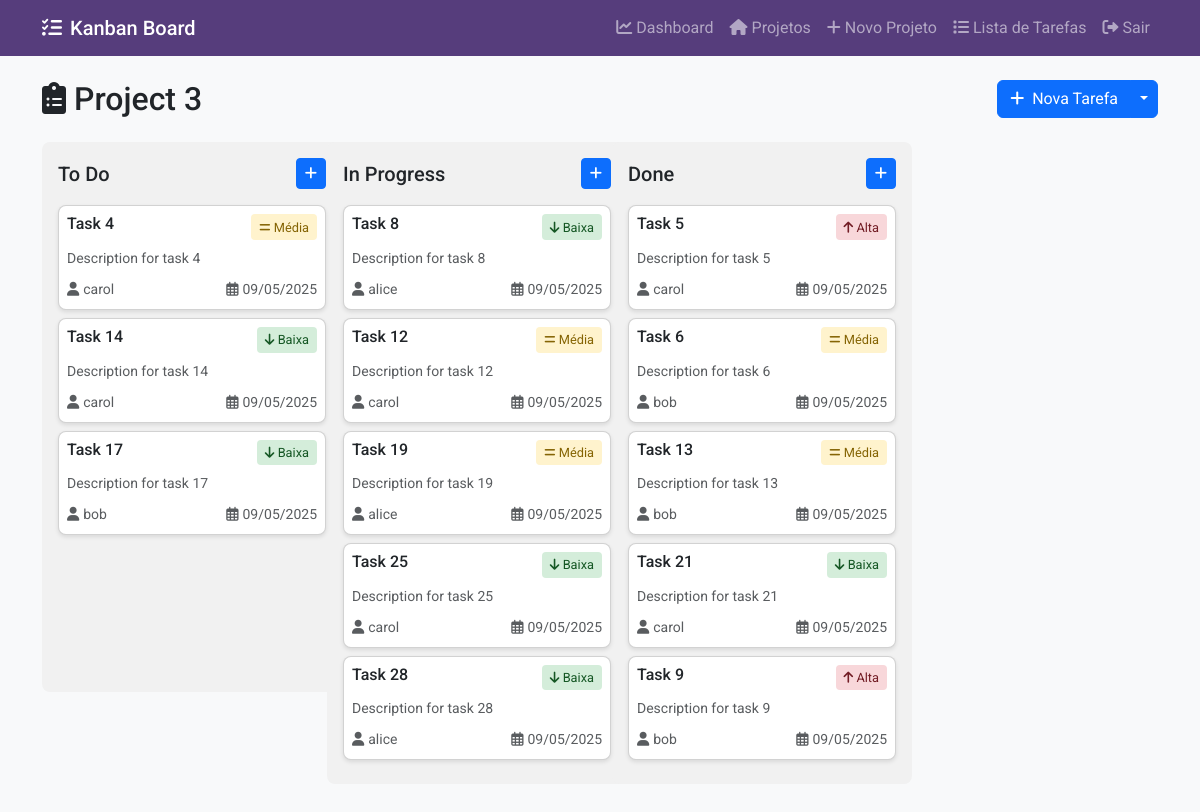
The page /project/4/ (signed in) on the database its author committed.
### boards/models.py (models this page shows, shortened)
class Project(models.Model):
    title = models.CharField(max_length=200)
    description = models.TextField(blank=True)
    created_at = models.DateTimeField(auto_now_add=True)
    owner = models.ForeignKey(User, on_delete=models.CASCADE, related_name='owned_projects')
    members = models.ManyToManyField(User, related_name='member_projects')
    class Meta:
        ordering = ['-created_at']

class Column(models.Model):
    title = models.CharField(max_length=100)
    project = models.ForeignKey(Project, on_delete=models.CASCADE, related_name='columns')
    order = models.PositiveIntegerField(default=0)
    created_at = models.DateTimeField(auto_now_add=True)
    class Meta:
        ordering = ['order']

class Task(models.Model):
    LABEL_CHOICES = [
        ('low', 'Baixa Prioridade'),
        ('medium', 'Média Prioridade'),
        ('high', 'Alta Prioridade'),
    ]
    STATUS_CHOICES = [
        ('todo', 'A Fazer'),
        ('in_progress', 'Em Andamento'),
        ('done', 'Concluído'),
    ]
    title = models.CharField(max_length=200)
    description = models.TextField(blank=True)
    column = models.ForeignKey(Column, on_delete=models.CASCADE, related_name='tasks')
    created_by = models.ForeignKey(User, on_delete=models.CASCADE, related_name='created_tasks')
    assigned_to = models.ForeignKey(User, on_delete=models.SET_NULL, null=True, blank=True, related_name='assigned_tasks')
    due_date = models.DateField(null=True, blank=True)
    created_at = models.DateTimeField(auto_now_add=True)
    order = models.PositiveIntegerField(default=0)
    label = models.CharField(max_length=10, choices=LABEL_CHOICES, default='medium')
    status = models.CharField(max_length=20, choices=STATUS_CHOICES, default='todo')
    class Meta:
        ordering = ['order', 'created_at']

### boards/views.py (the view)
# urls.py: path('project/<int:pk>/', views.ProjectDetailView.as_view(), name='project-detail'),
class ProjectDetailView(LoginRequiredMixin, UserPassesTestMixin, DetailView):
    model = Project
    template_name = 'kanban/board.html'
    context_object_name = 'project'
    def test_func(self):
        project = self.get_object()
        return self.request.user == project.owner or self.request.user in project.members.all()
    def get_context_data(self, **kwargs):
        context = super().get_context_data(**kwargs)
        context['columns'] = self.object.columns.all()
        return context

### templates/kanban/board.html (shortened to what this page needs)
{% extends 'base.html' %}
{% load crispy_forms_tags %}
{% block content %}
<div class="d-flex justify-content-between align-items-center mb-4">
    <h2 class="mb-0">
        <i class="fas fa-clipboard-list me-2"></i>{{ project.title }}
    </h2>
    <div class="btn-group">
        <button type="button" class="btn btn-primary" data-bs-toggle="modal" data-bs-target="#newTaskModal">
            <i class="fas fa-plus me-2"></i>Nova Tarefa
        </button>
        <button type="button" class="btn btn-primary dropdown-toggle dropdown-toggle-split" data-bs-toggle="dropdown"></button>
    </div>
</div>
<div class="board-container">
    <div class="row flex-nowrap overflow-auto pb-3">
        {% for column in columns %}
        <div class="col-12 col-md-3">
            <div class="column" data-column-id="{{ column.id }}">
                <div class="d-flex justify-content-between align-items-center mb-3">
                    <h5 class="mb-0">{{ column.title }}</h5>
                    <button type="button" class="btn btn-sm btn-primary"
                            data-bs-toggle="modal"
                            data-bs-target="#newTaskModal"
                            data-column-id="{{ column.id }}">
                        <i class="fas fa-plus"></i>
                    </button>
                </div>
                <div class="task-list" data-column-id="{{ column.id }}">
                    {% for task in column.tasks.all %}
                        {% include 'kanban/components/task_card.html' with task=task %}
                    {% endfor %}
                </div>
            </div>
        </div>
        {% endfor %}
    </div>
</div>
{% endblock %}

### templates/kanban/components/task_card.html (shortened to what this page needs)
<div class="card task-card mb-2" draggable="true"
     data-task-id="{{ task.id }}"
     data-bs-toggle="modal"
     data-bs-target="#taskModal{{ task.id }}">
    <div class="card-body p-2">
        <div class="d-flex justify-content-between align-items-start mb-2">
            <h6 class="card-title mb-0">{{ task.title }}</h6>
            <span class="task-label label-{{ task.label }}">
                {% if task.label == 'low' %}
                    <i class="fas fa-arrow-down"></i> Baixa
                {% elif task.label == 'medium' %}
                    <i class="fas fa-equals"></i> Média
                {% else %}
                    <i class="fas fa-arrow-up"></i> Alta
                {% endif %}
            </span>
        </div>
        {% if task.description %}
        <p class="card-text small text-muted mb-2">
            {{ task.description|truncatewords:20 }}
        </p>
        {% endif %}
        <div class="d-flex justify-content-between align-items-center">
            <div>
                {% if task.assigned_to %}
                    <small class="text-muted">
                        <i class="fas fa-user me-1"></i>{{ task.assigned_to.username }}
                    </small>
                {% endif %}
            </div>
            <div>
                {% if task.due_date %}
                    <small class="text-muted">
                        <i class="far fa-calendar-alt me-1"></i>{{ task.due_date|date:"d/m/Y" }}
                    </small>
                {% endif %}
            </div>
        </div>
    </div>
</div>

### templates/base.html (style rules this page uses)
body { font-family: 'Roboto', sans-serif; background-color: #f8f9fa; }
.card { border-radius: 8px; box-shadow: 0 2px 4px rgba(0,0,0,0.1); }
.task-card { cursor: grab; transition: box-shadow 0.3s ease; }
.column { background-color: #f1f1f1; border-radius: 8px; padding: 1rem; }
.task-label { font-size: 0.8rem; padding: 0.2rem 0.5rem; border-radius: 4px; }
.label-low { background-color: #d4edda; color: #155724; }
.label-medium { background-color: #fff3cd; color: #856404; }
.label-high { background-color: #f8d7da; color: #721c24; }

### templates/kanban/board.html (style rules this page uses)
.board-container { margin: 0 -1rem; padding: 0 1rem; }
.column { min-width: 300px; min-height: calc(100vh - 250px); }
.task-list { min-height: 50px; }

### rows shown on the page
Project: title "Project 3"
Column: title "To Do"
Task: title "Task 4", label "medium" (drawn), description "Description for task 4", assigned_to.username "carol", due_date "09/05/2025"
Task: title "Task 14", label "low" (drawn), description "Description for task 14", assigned_to.username "carol", due_date "09/05/2025"
Task: title "Task 17", label "low" (drawn), description "Description for task 17", assigned_to.username "bob", due_date "09/05/2025"
Column: title "In Progress"
Task: title "Task 8", label "low" (drawn), description "Description for task 8", assigned_to.username "alice", due_date "09/05/2025"
Task: title "Task 12", label "medium" (drawn), description "Description for task 12", assigned_to.username "carol", due_date "09/05/2025"
Task: title "Task 19", label "medium" (drawn), description "Description for task 19", assigned_to.username "alice", due_date "09/05/2025"
Task: title "Task 25", label "low" (drawn), description "Description for task 25", assigned_to.username "carol", due_date "09/05/2025"
Task: title "Task 28", label "low" (drawn), description "Description for task 28", assigned_to.username "alice", due_date "09/05/2025"
Column: title "Done"
Task: title "Task 5", label "high" (drawn), description "Description for task 5", assigned_to.username "carol", due_date "09/05/2025"
Task: title "Task 6", label "medium" (drawn), description "Description for task 6", assigned_to.username "bob", due_date "09/05/2025"
Task: title "Task 13", label "medium" (drawn), description "Description for task 13", assigned_to.username "bob", due_date "09/05/2025"
Task: title "Task 21", label "low" (drawn), description "Description for task 21", assigned_to.username "carol", due_date "09/05/2025"
Task: title "Task 9", label "high" (drawn), description "Description for task 9", assigned_to.username "bob", due_date "09/05/2025"
